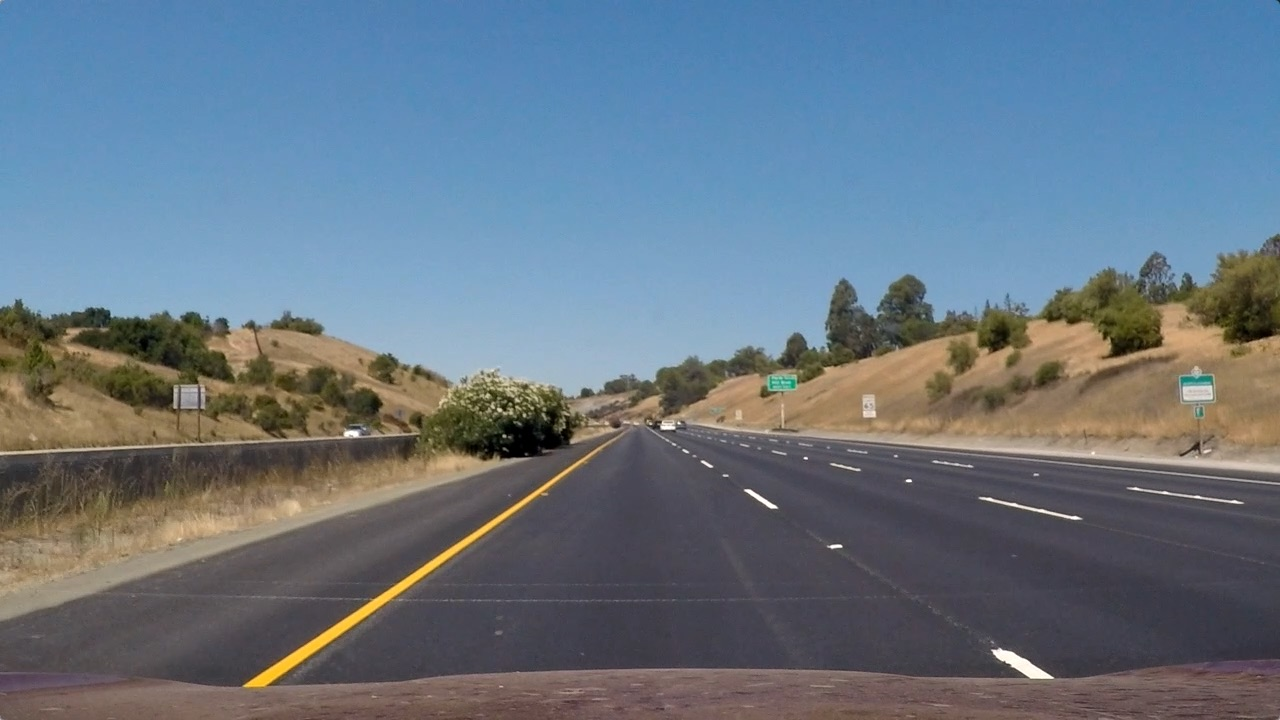
#> input picture advanced_lane_finder/data/test_images/straight_lines1.jpg, 1280 x 720 px, found by its file name
$ python test_perspective.py
#> lines starting #> are read from the running program, lines starting #| are printed output that depends on the picture
### advanced_lane_finder/core/perspective.py
import cv2


class Perspective:
    def __init__(self, transformation):
        self.transformation_ = transformation
        self.m_ = cv2.getPerspectiveTransform(self.transformation_.GetSource(), self.transformation_.GetDestination())
        self.m_inv_ = cv2.getPerspectiveTransform(
            self.transformation_.GetDestination(), self.transformation_.GetSource()
        )

    def Transform(self, img):
        img_size = (img.shape[1], img.shape[0])
        return cv2.warpPerspective(img, self.m_, img_size, flags=cv2.INTER_LINEAR)

    def InverseTransform(self, img):
        img_size = (img.shape[1], img.shape[0])
        return cv2.warpPerspective(img, self.m_inv_, img_size, flags=cv2.INTER_LINEAR)

### advanced_lane_finder/core/geometry.py
import numpy as np
import cv2


class Point:
    def __init__(self, x, y):
        self.x_ = x
        self.y_ = y

    def GetX(self):
        return self.x_

    def GetY(self):
        return self.y_


class Trapezoid:
    def __init__(self, p0, p1, p2, p3):
        self.p0_ = p0
        self.p1_ = p1
        self.p2_ = p2
        self.p3_ = p3


class Transformation:
    def __init__(self, src, dst):
        self.src_ = src
        self.dst_ = dst

    def GetSource(self):
        result = np.float32(
            [
                [self.src_.p0_.x_, self.src_.p0_.y_],
                [self.src_.p1_.x_, self.src_.p1_.y_],
                [self.src_.p2_.x_, self.src_.p2_.y_],
                [self.src_.p3_.x_, self.src_.p3_.y_],
            ]
        )
        return result

    def GetDestination(self):
        result = np.float32(
            [
                [self.dst_.p0_.x_, self.dst_.p0_.y_],
                [self.dst_.p1_.x_, self.dst_.p1_.y_],
                [self.dst_.p2_.x_, self.dst_.p2_.y_],
                [self.dst_.p3_.x_, self.dst_.p3_.y_],
            ]
        )
        return result

### advanced_lane_finder/prototypes/test_perspective.py
import matplotlib.pyplot as plt

from advanced_lane_finder.core.geometry import Point
from advanced_lane_finder.core.geometry import Transformation
from advanced_lane_finder.core.geometry import Trapezoid
from advanced_lane_finder.core.perspective import Perspective

src_p0 = Point(165, 720)
src_p1 = Point(550, 480)
src_p2 = Point(730, 480)
src_p3 = Point(1115, 720)

src_trp = Trapezoid(src_p0, src_p1, src_p2, src_p3)

dst_p0 = Point(400, 720)
dst_p1 = Point(400, 460)
dst_p2 = Point(880, 460)
dst_p3 = Point(880, 720)

dst_trp = Trapezoid(dst_p0, dst_p1, dst_p2, dst_p3)

transformation = Transformation(src_trp, dst_trp)
perspective = Perspective(transformation)

img = plt.imread("advanced_lane_finder/data/test_images/straight_lines1.jpg")
#> img is the input picture: shape (720, 1280, 3); mean R, G, B 103.2, 117.7, 131.2

transformed = perspective.Transform(img)
#> in Transform, `return cv2.warpPerspective(img, self.m_, img_size, flags=cv2.INTER_LIN..`:
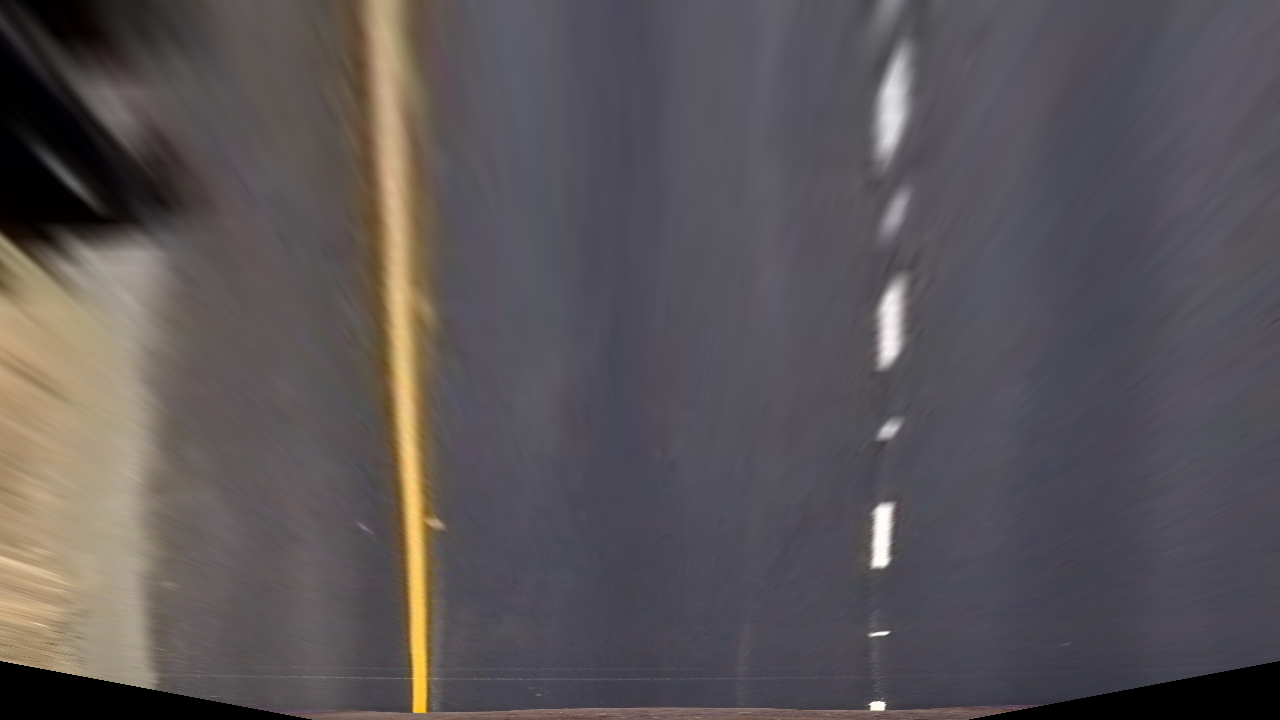
#> returned value: shape (720, 1280, 3); mean of channels 0, 1, 2 89.6, 84.3, 86.8; drawn as R, G, B

f, (ax1, ax2) = plt.subplots(1, 2)
f.tight_layout()
ax1.imshow(img, cmap="gray")
ax1.set_title("Original")
ax2.imshow(transformed, cmap="gray")
ax2.set_title("Transformed")
plt.show()
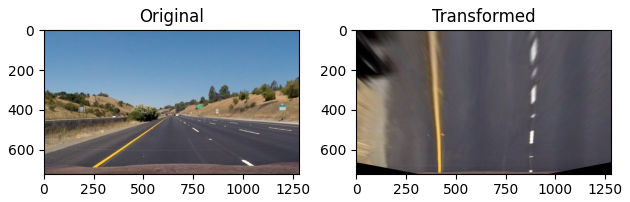
#> figure drawn by matplotlib, 2 panels

$ run again, with advanced_lane_finder/data/test_images/straight_lines2.jpg copied over advanced_lane_finder/data/test_images/straight_lines1.jpg
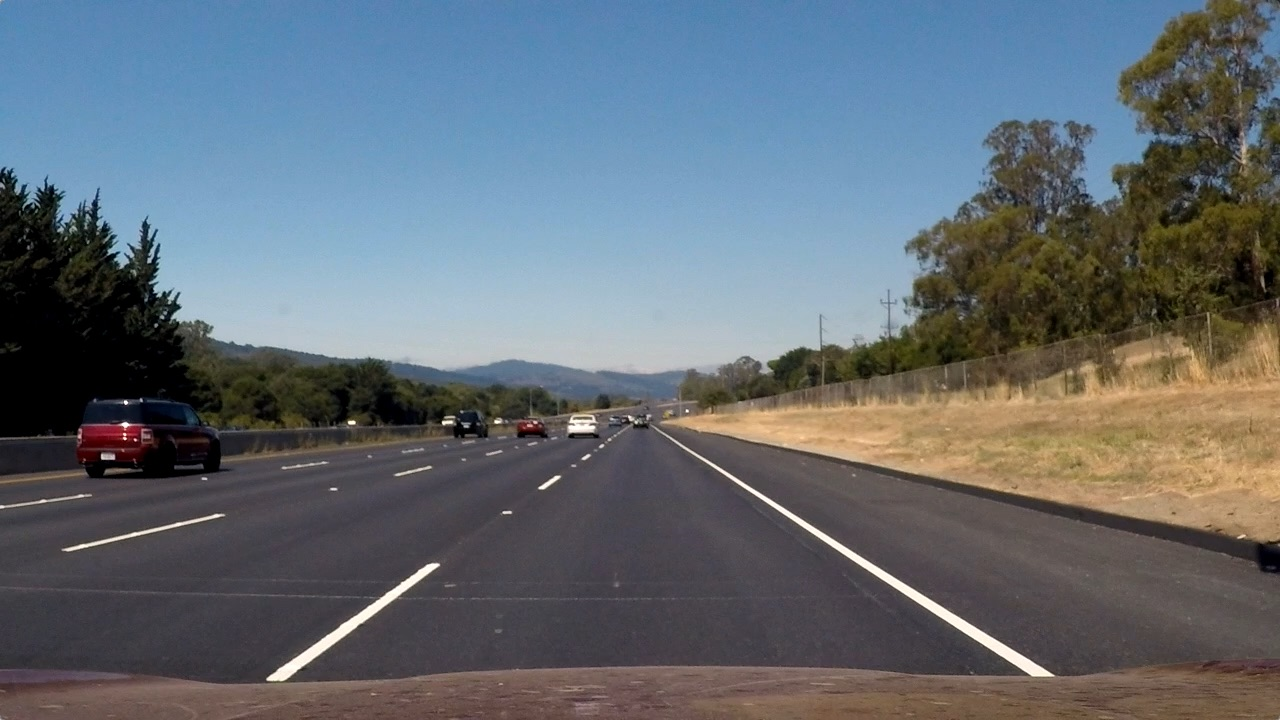
#> input picture advanced_lane_finder/data/test_images/straight_lines2.jpg, 1280 x 720 px, found by its file name
#> img is the input picture: shape (720, 1280, 3); mean R, G, B 99.4, 107.7, 115.1
#> in Transform, `return cv2.warpPerspective(img, self.m_, img_size, flags=cv2.INTER_LIN..`:
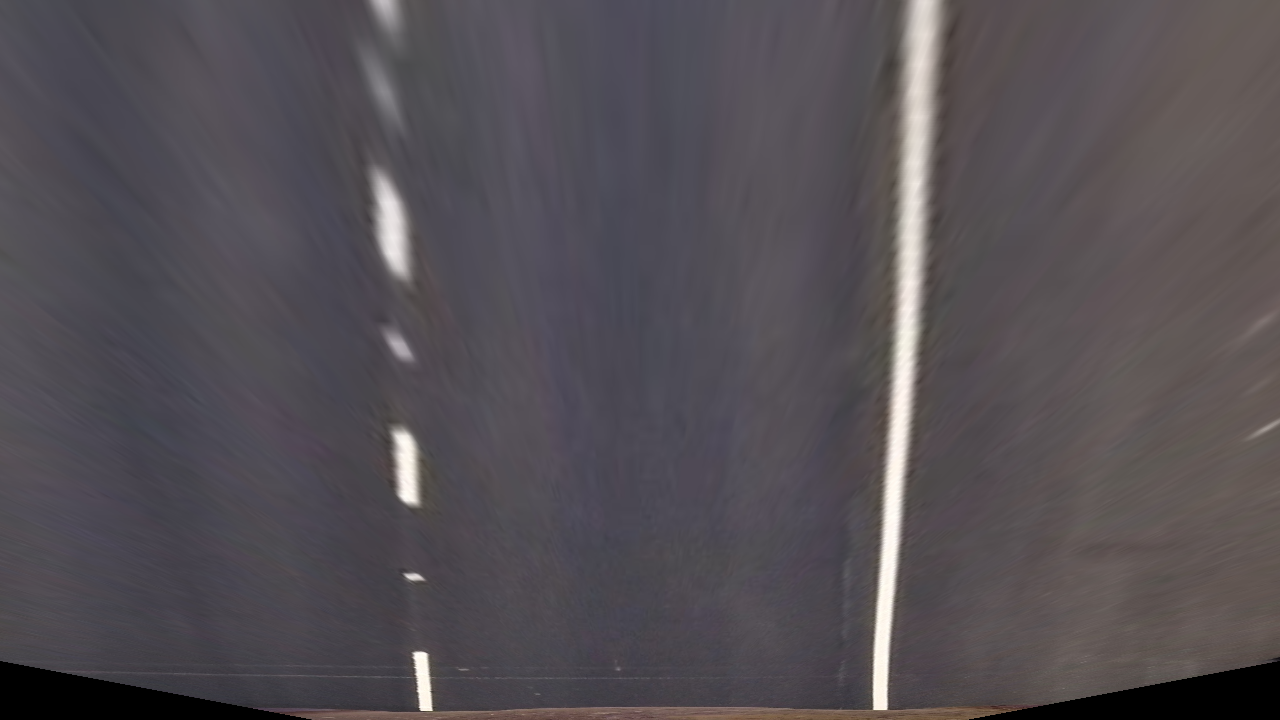
#> returned value: shape (720, 1280, 3); mean of channels 0, 1, 2 84.2, 79.2, 84.3; drawn as R, G, B
#> `plt.show()`:
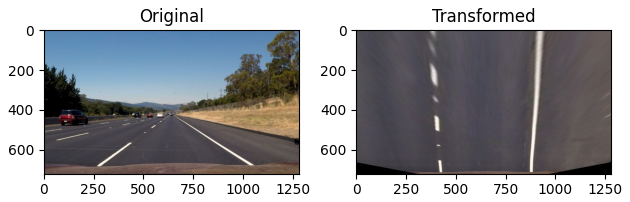
#> figure drawn by matplotlib, 2 panels

$ run again, with advanced_lane_finder/data/test_images/test1.jpg copied over advanced_lane_finder/data/test_images/straight_lines1.jpg
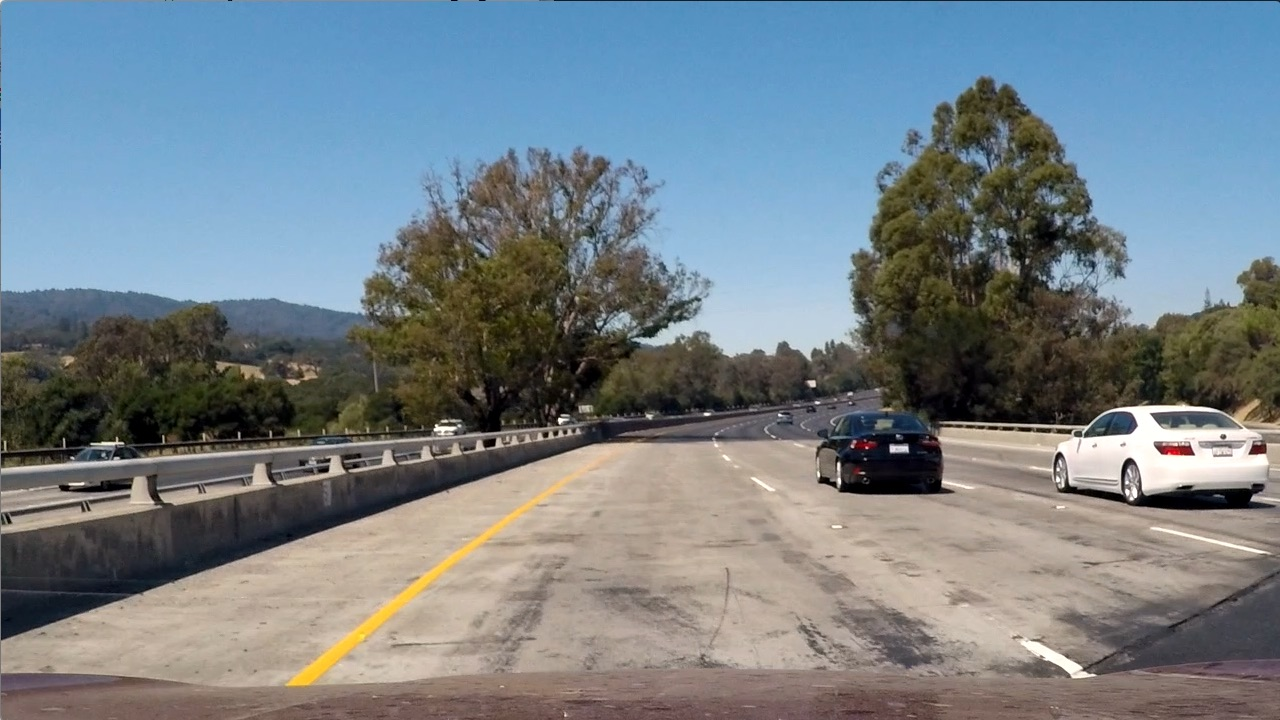
#> input picture advanced_lane_finder/data/test_images/test1.jpg, 1280 x 720 px, found by its file name
#> img is the input picture: shape (720, 1280, 3); mean R, G, B 117.5, 128.7, 135.5
#> in Transform, `return cv2.warpPerspective(img, self.m_, img_size, flags=cv2.INTER_LIN..`:
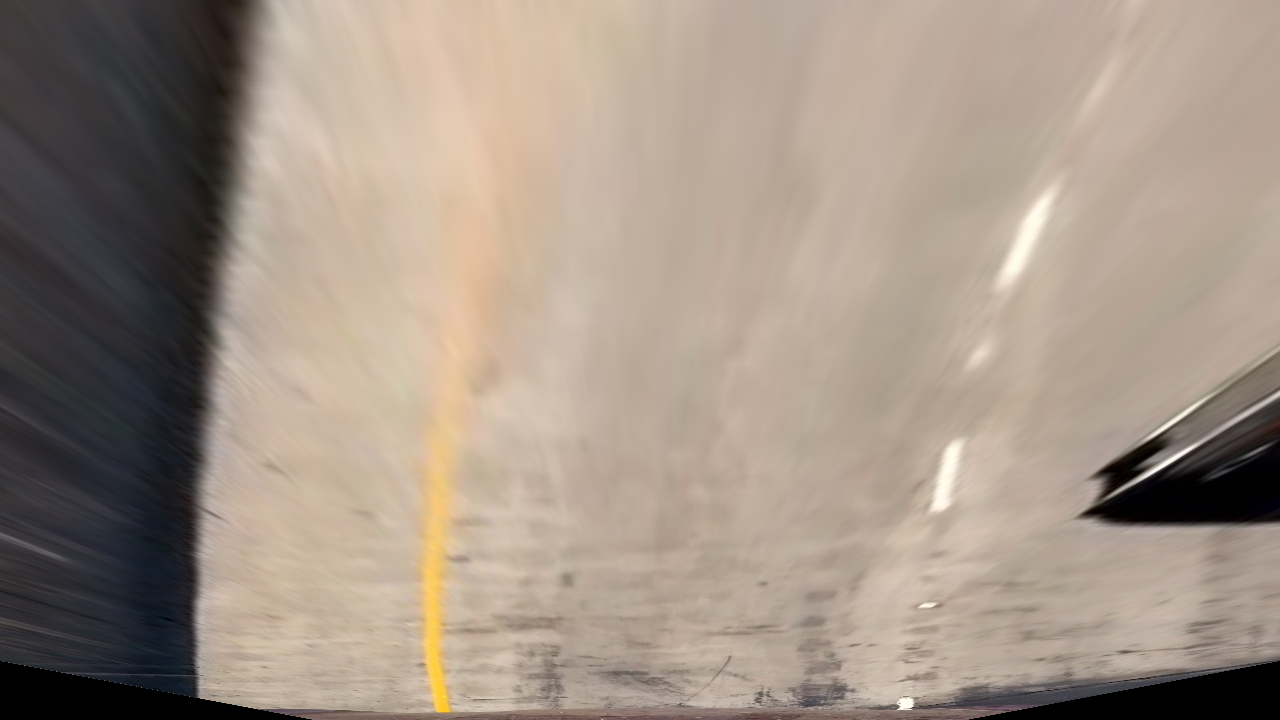
#> returned value: shape (720, 1280, 3); mean of channels 0, 1, 2 160.8, 146.2, 133.3; drawn as R, G, B
#> `plt.show()`:
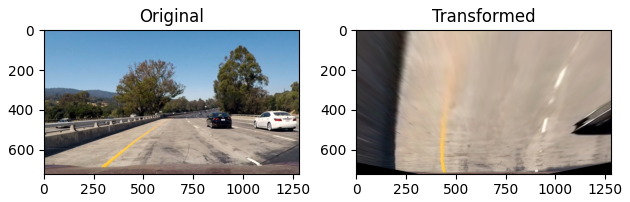
#> figure drawn by matplotlib, 2 panels

$ run again, with advanced_lane_finder/data/test_images/test2.jpg copied over advanced_lane_finder/data/test_images/straight_lines1.jpg
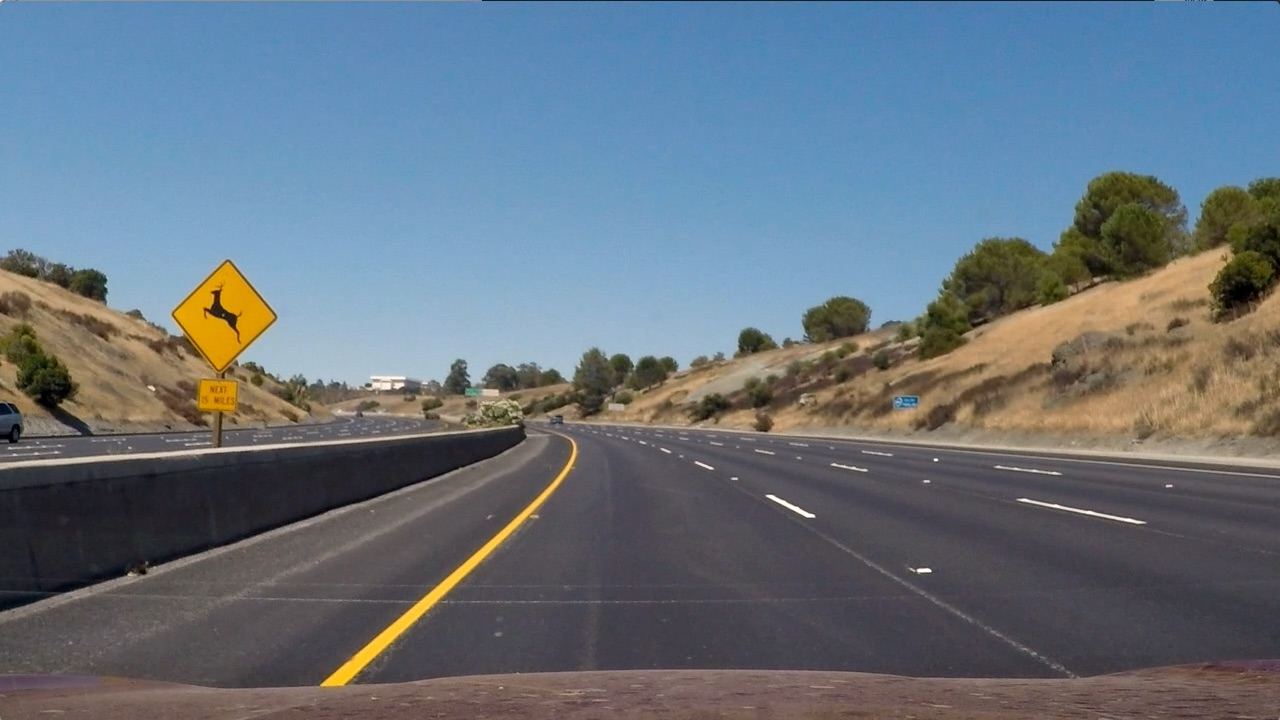
#> input picture advanced_lane_finder/data/test_images/test2.jpg, 1280 x 720 px, found by its file name
#> img is the input picture: shape (720, 1280, 3); mean R, G, B 102.8, 114.6, 125.5
#> in Transform, `return cv2.warpPerspective(img, self.m_, img_size, flags=cv2.INTER_LIN..`:
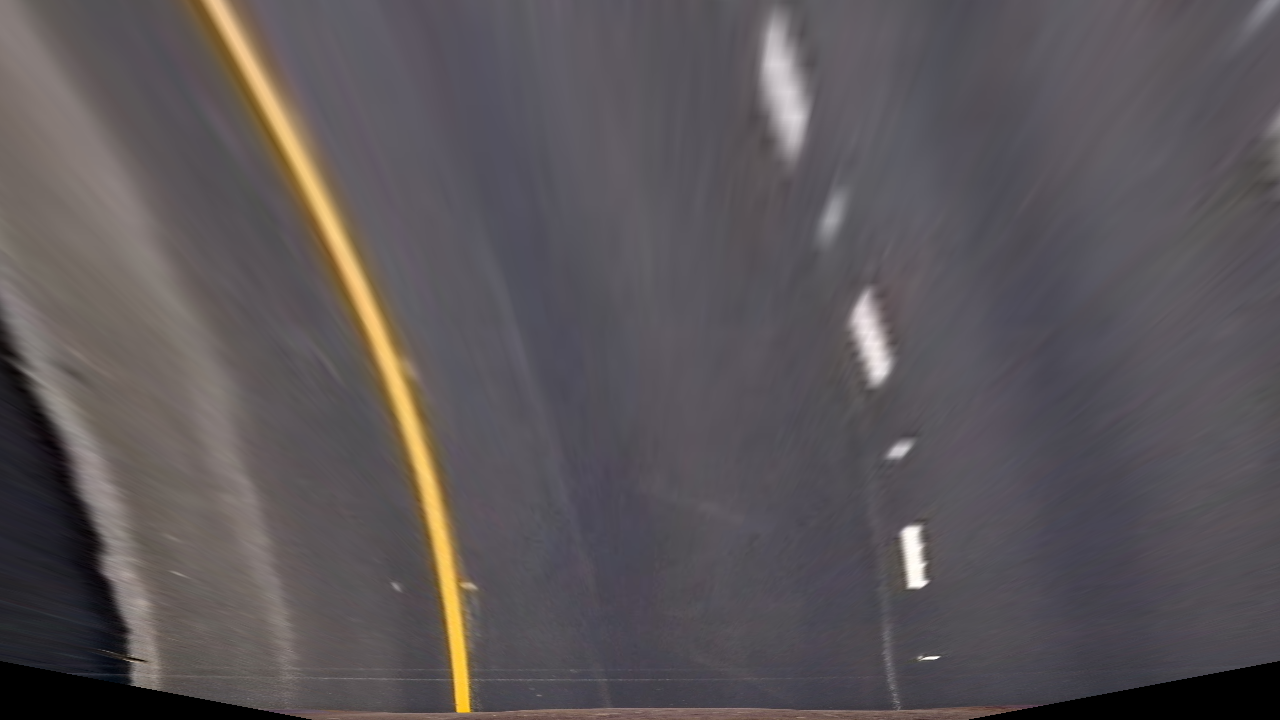
#> returned value: shape (720, 1280, 3); mean of channels 0, 1, 2 90.9, 85.4, 88.3; drawn as R, G, B
#> `plt.show()`:
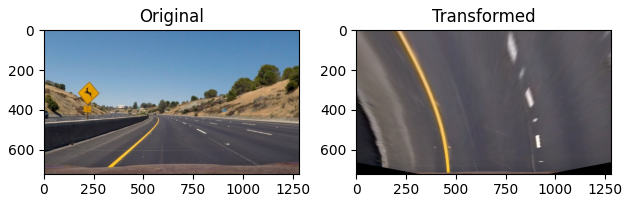
#> figure drawn by matplotlib, 2 panels
